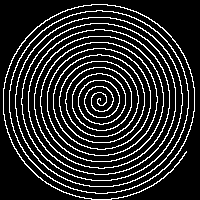

This chart was generated by the following Python code:
#!/usr/bin/env python
from numpy import arange
from math import pi, sin, cos
from utils import Window


def rasterize_parametric_adapt(win, f, (t0, tf), dt):
    t = tf
    while t > t0:
        fx, fy = f(t)
        px, py = win.to_screen(fx, fy)
        if win.in_screen(px, py):
            win.pix[px, py] = 1
        t = t - dt(t)


if __name__ == '__main__':
    win = Window(200, 200, (-100, 100), (-100, 100))
    #im = rasterize_parametric_adapt(win, lambda t: (t * sin(t), t * cos(t)), (0, 100), lambda t: 1.0 / t ** 2)
    rasterize_parametric_adapt(win, lambda t: (t * cos(t), t * sin(t)), (0, 100), lambda t: 1.0 / t ** 2)
    win.image.save("q2b.png")
